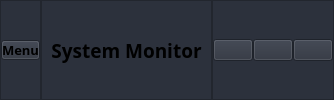
     <widget class="QFrame" name="header_frame">
      <property name="styleSheet">
       <string notr="true">background-color:#2c313c;</string>
      </property>
      <property name="frameShape">
       <enum>QFrame::NoFrame</enum>
      </property>
      <property name="frameShadow">
       <enum>QFrame::Raised</enum>
      </property>
      <layout class="QHBoxLayout" name="horizontalLayout">
       <property name="spacing">
        <number>0</number>
       </property>
       <property name="leftMargin">
        <number>0</number>
       </property>
       <property name="topMargin">
        <number>0</number>
       </property>
       <property name="rightMargin">
        <number>0</number>
       </property>
       <property name="bottomMargin">
        <number>0</number>
       </property>
       <item>
        <widget class="QFrame" name="header_left_frame">
         <property name="styleSheet">
          <string notr="true">padding:0;
margin:0;</string>
         </property>
         <property name="frameShape">
          <enum>QFrame::StyledPanel</enum>
         </property>
         <property name="frameShadow">
          <enum>QFrame::Raised</enum>
         </property>
         <layout class="QHBoxLayout" name="horizontalLayout_4">
          <property name="spacing">
           <number>0</number>
          </property>
          <property name="leftMargin">
           <number>0</number>
          </property>
          <property name="topMargin">
           <number>0</number>
          </property>
          <property name="rightMargin">
           <number>0</number>
          </property>
          <property name="bottomMargin">
           <number>0</number>
          </property>
          <item alignment="Qt::AlignLeft">
           <widget class="QPushButton" name="menuButton">
            <property name="font">
             <font>
              <family>Bahnschrift SemiBold</family>
              <pointsize>10</pointsize>
              <weight>75</weight>
              <bold>true</bold>
             </font>
            </property>
            <property name="text">
             <string>Menu</string>
            </property>
            <property name="icon">
             <iconset resource="../Python GUI/resources.qrc">
              <normaloff>:/icons/icons/menu.svg</normaloff>:/icons/icons/menu.svg</iconset>
            </property>
            <property name="iconSize">
             <size>
              <width>32</width>
              <height>32</height>
             </size>
            </property>
           </widget>
          </item>
         </layout>
        </widget>
       </item>
       <item>
        <widget class="QFrame" name="header_center_frame">
         <property name="frameShape">
          <enum>QFrame::StyledPanel</enum>
         </property>
         <property name="frameShadow">
          <enum>QFrame::Raised</enum>
         </property>
         <layout class="QHBoxLayout" name="horizontalLayout_3">
          <item>
           <widget class="QLabel" name="label_2">
            <property name="font">
             <font>
              <family>Bahnschrift SemiBold</family>
              <pointsize>14</pointsize>
              <weight>75</weight>
              <bold>true</bold>
             </font>
            </property>
            <property name="text">
             <string>System Monitor</string>
            </property>
            <property name="alignment">
             <set>Qt::AlignCenter</set>
            </property>
           </widget>
          </item>
         </layout>
        </widget>
       </item>
       <item alignment="Qt::AlignRight">
        <widget class="QFrame" name="header_right_frame">
         <property name="frameShape">
          <enum>QFrame::StyledPanel</enum>
         </property>
         <property name="frameShadow">
          <enum>QFrame::Raised</enum>
         </property>
         <layout class="QHBoxLayout" name="horizontalLayout_2">
          <property name="spacing">
           <number>0</number>
          </property>
          <property name="leftMargin">
           <number>0</number>
          </property>
          <property name="topMargin">
           <number>0</number>
          </property>
          <property name="rightMargin">
           <number>0</number>
          </property>
          <property name="bottomMargin">
           <number>0</number>
          </property>
          <item>
           <widget class="QPushButton" name="minimize_window_button">
            <property name="text">
             <string/>
            </property>
            <property name="icon">
             <iconset resource="../Python GUI/resources.qrc">
              <normaloff>:/icons/icons/minus.svg</normaloff>:/icons/icons/minus.svg</iconset>
            </property>
            <property name="iconSize">
             <size>
              <width>20</width>
              <height>20</height>
             </size>
            </property>
           </widget>
          </item>
          <item>
           <widget class="QPushButton" name="restore_window_button">
            <property name="text">
             <string/>
            </property>
            <property name="icon">
             <iconset resource="../Python GUI/resources.qrc">
              <normaloff>:/icons/icons/square.svg</normaloff>:/icons/icons/square.svg</iconset>
            </property>
            <property name="iconSize">
             <size>
              <width>20</width>
              <height>20</height>
             </size>
            </property>
           </widget>
          </item>
          <item>
           <widget class="QPushButton" name="close_window_button">
            <property name="text">
             <string/>
            </property>
            <property name="icon">
             <iconset resource="../Python GUI/resources.qrc">
              <normaloff>:/icons/icons/x.svg</normaloff>:/icons/icons/x.svg</iconset>
            </property>
            <property name="iconSize">
             <size>
              <width>20</width>
              <height>20</height>
             </size>
            </property>
           </widget>
          </item>
         </layout>
        </widget>
       </item>
      </layout>
     </widget>
